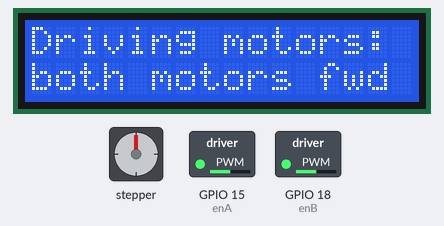
This program was run on a simulated Raspberry Pi (BCM pin numbers). Shown: 16×2 character LCD, stepper motor, switched loads named in the program (green lamp = pin HIGH). The stepper is drawn at 200 steps a turn; library files of the repository ran but are not shown: I2C_LCD_driver.py; pins used as bus, display or sensor lines are not drawn; what the program prints to the terminal is not drawn.

Above: at 0.5 s.
At 5.7 s:
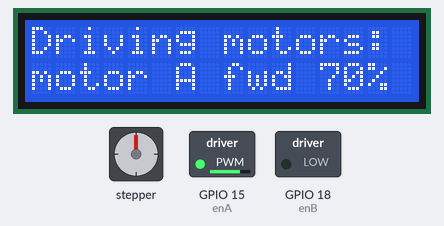
At 10.9 s:
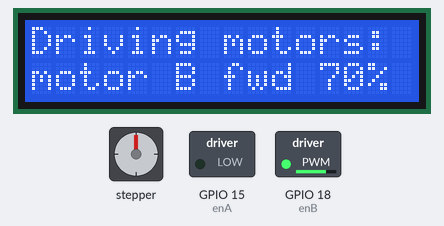
At 21.4 s:
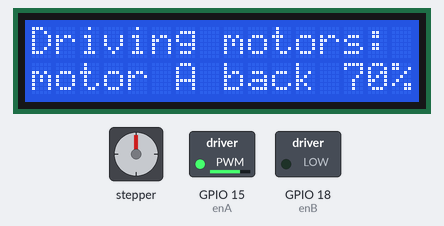
At 31.8 s:
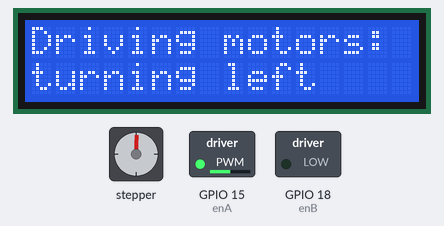
At 38.1 s:
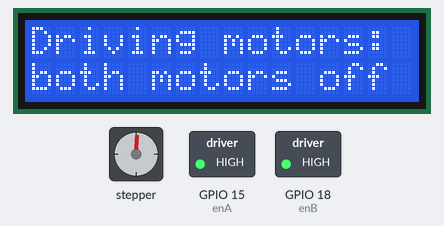
Timing chart, 0 to 39.6 s (numbered marks = the images above):
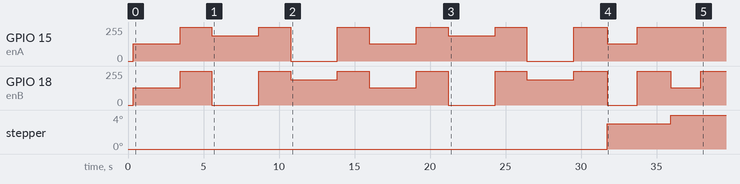

The program:

L298N_motors_LCD_PWM.py
```python
#!/usr/bin/python

# RPi PCB version of L298N_2motors_test01.py
# using a L298N to control the motors with PWM

# command to run:  python3 ./RPi_maker_PCB5/motor_control/drive_motors/L298N_motor_controller/L298N_motors_LCD_PWM.py


#+-+-+-+-+-+-+-+-+-+-+-+-+-+-+-+-+-+-+-+-+-+-+-+-+-+-+-+-+-+-+-+-+-+-+-+-+-+-+-+-+-+-+-+
#
# Raspberry Pi L298N more developed PWM motor functions but based upon the article at
#  http://www.instructables.com/id/Control-DC-and-stepper-motors-with-L298N-Dual-Moto/
#  which describes the L298N motor controller use with an Arduino Uno
#
#  N.B. depending upon how the motors are connected the motor direction
#    signals to the in1, in2, in3 nd in4 pins may need to be reversed
#
#+-+-+-+-+-+-+-+-+-+-+-+-+-+-+-+-+-+-+-+-+-+-+-+-+-+-+-+-+-+-+-+-+-+-+-+-+-+-+-+-+-+-+-+

def forward_pwm(dutycycleA, dutycycleB):   # A is right and B is left
    # separate duty cycles are set so that each motor can be fine tuned if they vary in performance
    # in1, in2, in3 and in4 to be adjusted so that both motors go fwd

    print ("forward " + str(dutycycleA) + " - " +str(dutycycleB))

    # set enA (right motor) with the PWM dutycycle
    pwm_enA.start(dutycycleA)
    # set in1 off and in2 on i.e. LOW - HIGH for forward motion
    GPIO.output(in1, 0)
    GPIO.output(in2, 1)

    # set enB (left motor) with the PWM dutycycle
    pwm_enB.start(dutycycleB)
    # set in3 off and in4 on -i.e. LOW - HIGH for forward motion
    GPIO.output(in3, 0)
    GPIO.output(in4, 1)

def backward_pwm(dutycycleA, dutycycleB):  # A is right and B is left
    # in1, in2, in3 and in4 to be adjusted so that both motors go back

    print ("backward " + str(dutycycleA) + " - " +str(dutycycleB))

    # set enA (right motor) with the PWM dutycycle
    pwm_enA.start(dutycycleA)
    # set in1 on and in2 off i.e. HIGH - LOW for backward motion
    GPIO.output(in1, 1)
    GPIO.output(in2, 0)

    # set enB (left motor) with the PWM dutycycle
    pwm_enB.start(dutycycleB)
    # set in3 on and in4 off i.e. HIGH - LOW for backward motion
    GPIO.output(in3, 1)
    GPIO.output(in4, 0)

def stop_pwm(mode):
    if mode == "brake":
        print ("brake stop")
        # motor braking
        # set enA with 100% PWM dutycycle
        pwm_enA.start(100)
        # set in1 off and in2 off i.e. LOW- LOW for no motion
        GPIO.output(in1, 0)
        GPIO.output(in2, 0)
        # set enB with 100% PWM dutycycle
        pwm_enB.start(100)
        # set in3 off and in4 off i.e. LOW- LOW for no motion
        GPIO.output(in3, 0)
        GPIO.output(in4, 0)

    elif mode == "coast":
        print ("coast stop")
        # coasting
        # set enA with 0% PWM dutycycle
        pwm_enA.start(0)
        # set in1 off and in2 off i.e. LOW- LOW for no motion
        GPIO.output(in1, 0)
        GPIO.output(in2, 0)
        # set enB with 0% PWM dutycycle
        pwm_enB.start(0)
        # set in3 off and in4 off i.e. LOW- LOW for no motion
        GPIO.output(in3, 0)
        GPIO.output(in4, 0)

def turnRight_pwm(turn_time, dutycycleB):   # left motor fwd & right motor off
    print ("turn Right " + str(turn_time) + " - " +str(dutycycleB))

    # set enA (right motor) with 0% PWM dutycycle
    pwm_enB.start(0)
    # set in1 off and in2 off i.e. LOW - LOW for no motion
    GPIO.output(in1, 0)
    GPIO.output(in2, 0)

    # set enB (left motor) with the passed PWM dutycycle
    pwm_enB.start(dutycycleB)
    # set in3 off and in4 on -i.e. LOW - HIGH for forward motion
    GPIO.output(in3, 0)
    GPIO.output(in4, 1)

    time.sleep(turn_time) # only run the motors for the set amount of turn_time seconds
    stop_pwm("brake")     # stop the motors after the turn

def turnLeft_pwm(turn_time, dutycycleA):   # right motor (A) fwd & left motor (B) off
    print ("turn Left " + str(turn_time) + " - " +str(dutycycleA))

    # set enB (left motor) with 0% PWM dutycycle
    pwm_enB.start(0)
    # set in3 off and in4 off i.e. LOW - LOW for no motion
    GPIO.output(in3, 0)
    GPIO.output(in4, 0)

    # set enA (right motor) with the passed PWM dutycycle
    pwm_enA.start(dutycycleA)
    # set in1 off and in2 on i.e. LOW - HIGH for forward motion
    GPIO.output(in1, 0)
    GPIO.output(in2, 1)

    time.sleep(turn_time) # only run the motors for the set amount of turn_time seconds
    stop_pwm("brake")     # stop the motors after the turn

def spinRight_pwm(spin_time, dutycycleA, dutycycleB):   # left motor (B) fwd & right motor (A) back
    print ("spin Right " + str(spin_time) + " - " +str(dutycycleA) + " - " +str(dutycycleB))

    # set enA (right motor) with the passed PWM dutycycle
    pwm_enA.start(dutycycleA)
    # set in1 on and in2 off i.e. HIGH - LOW for backward motion
    GPIO.output(in1, 1)
    GPIO.output(in2, 0)

    # set enB (left motor) with the passed PWM dutycycle
    pwm_enB.start(dutycycleB)
    # set in3 off and in4 on -i.e. LOW - HIGH for forward motion
    GPIO.output(in3, 0)
    GPIO.output(in4, 1)

    time.sleep(spin_time) # only run the motors for the set amount of spin_time seconds
    stop_pwm("brake")     # stop the motors after the spin

def spinLeft_pwm(spin_time, dutycycleA, dutycycleB):   # left motor back & right motor fwd
    print ("spin Left " + str(spin_time) + " - " +str(dutycycleA) + " - " +str(dutycycleB))

    # set enA (right motor) with the passed PWM dutycycle
    pwm_enA.start(dutycycleA)
    # set in1 off and in2 on i.e. LOW - HIGH for forward motion
    GPIO.output(in1, 0)
    GPIO.output(in2, 1)

    # set enB (left motor) with the passed PWM dutycycle
    pwm_enB.start(dutycycleB)
    # set in3 on and in4 off i.e. HIGH - LOW for backward motion
    GPIO.output(in3, 1)
    GPIO.output(in4, 0)

    time.sleep(spin_time) # only run the motors for the set amount of spin_time seconds
    stop_pwm("brake")     # stop the motors after the spin


#+-+-+-+-+-+-+-+-+-+-+-+-+-+-+-+-+-+-+-+-+-+-+-+-+-+-+-+-+-+-+-+-+-+-+-+-+-+-+-+-+-+-+-+
#
# main code
#
#+-+-+-+-+-+-+-+-+-+-+-+-+-+-+-+-+-+-+-+-+-+-+-+-+-+-+-+-+-+-+-+-+-+-+-+-+-+-+-+-+-+-+-+

# import the LCD driver code, initalise the LCD and clear the screen
import I2C_LCD_driver
mylcd = I2C_LCD_driver.lcd()
mylcd.lcd_clear()  # clear LCD screen

import RPi.GPIO as GPIO # Import the GPIO Library
import time # Import the Time library

# Set the GPIO modes
GPIO.setmode(GPIO.BCM)
GPIO.setwarnings(False)

# L298N setup code
# Define Outputs from RPi to L298N - variable names are as per the L298N pin labels
# the IN1-IN4 pins 'borrow' the PCB stepper motor / SPI connections on the 7P female connector
# enA and enB use two of the spare GPIO pins
enA = 15   # this will be a software set PWM pin
in1 = 8
in2 = 11
enB = 18   # this will be a software set PWM pin
in3 = 9
in4 = 10

# Set the GPIO Pin mode
GPIO.setup(enA, GPIO.OUT)
GPIO.setup(in1, GPIO.OUT)
GPIO.setup(in2, GPIO.OUT)
GPIO.setup(enB, GPIO.OUT)
GPIO.setup(in3, GPIO.OUT)
GPIO.setup(in4, GPIO.OUT)

# set the various PWM parameters
# How many times to turn the GPIO pin on and off each second
Frequency = 20      # usually 20
# How long the GPIO pin stays on each cycle, as a percent
# Setting the duty cycle to 0 means the motors will not turn
DutyCycleA = 50     # usually 30 for a quite slow turn rate
DutyCycleB = 50     # usually 30 for a quite slow turn rate
Stop = 0

# turn and spin times i.e. the times the motors are 'on' to effect a turn or spin
TurnTime = 2      # usually 0.5 for an actual turn
SpinTime = 2      # usually 0.5 for an actual spin

pwm_enA = GPIO.PWM(enA, Frequency)  # set the enA pin as a software set PWM pin
pwm_enB = GPIO.PWM(enB, Frequency)  # set the enB pin as a software set PWM pin
# Start the software PWM pins with a duty cycle of 0 (i.e. motors not moving)
pwm_enA.start(0)
pwm_enB.start(0)


# Turn all motors off
stop_pwm("coast")
mylcd.lcd_clear()  # clear LCD screen
mylcd.lcd_display_string("Driving motors:", 1, 0)   # display at row 1 column 0
mylcd.lcd_display_string("both motors off", 2, 0)   # display at row 2 column 0

forward_pwm(DutyCycleA, DutyCycleB)
mylcd.lcd_clear()  # clear LCD screen
mylcd.lcd_display_string("Driving motors:", 1, 0)   # display at row 1 column 0
mylcd.lcd_display_string("both motors fwd", 2, 0)   # display at row 2 column 0
time.sleep(3)
stop_pwm("brake")
mylcd.lcd_clear()  # clear LCD screen
mylcd.lcd_display_string("Driving motors:", 1, 0)   # display at row 1 column 0
mylcd.lcd_display_string("both motors off", 2, 0)   # display at row 2 column 0
time.sleep(2)

forward_pwm(75, 0)
mylcd.lcd_clear()  # clear LCD screen
mylcd.lcd_display_string("Driving motors:", 1, 0)   # display at row 1 column 0
mylcd.lcd_display_string("motor A fwd 70%", 2, 0)   # display at row 2 column 0
time.sleep(3)
stop_pwm("brake")
mylcd.lcd_clear()  # clear LCD screen
mylcd.lcd_display_string("Driving motors:", 1, 0)   # display at row 1 column 0
mylcd.lcd_display_string("both motors off", 2, 0)   # display at row 2 column 0
time.sleep(2)

forward_pwm(0, 75)
mylcd.lcd_clear()  # clear LCD screen
mylcd.lcd_display_string("Driving motors:", 1, 0)   # display at row 1 column 0
mylcd.lcd_display_string("motor B fwd 70%", 2, 0)   # display at row 2 column 0
time.sleep(3)
stop_pwm("brake")
mylcd.lcd_clear()  # clear LCD screen
mylcd.lcd_display_string("Driving motors:", 1, 0)   # display at row 1 column 0
mylcd.lcd_display_string("both motors off", 2, 0)   # display at row 2 column 0
time.sleep(2)

backward_pwm(DutyCycleA, DutyCycleB)
mylcd.lcd_clear()  # clear LCD screen
mylcd.lcd_display_string("Driving motors:", 1, 0)   # display at row 1 column 0
mylcd.lcd_display_string("both motors back", 2, 0)   # display at row 2 column 0
time.sleep(3)
stop_pwm("brake")
mylcd.lcd_clear()  # clear LCD screen
mylcd.lcd_display_string("Driving motors:", 1, 0)   # display at row 1 column 0
mylcd.lcd_display_string("both motors off", 2, 0)   # display at row 2 column 0
time.sleep(2)

backward_pwm(75, 0)
mylcd.lcd_clear()  # clear LCD screen
mylcd.lcd_display_string("Driving motors:", 1, 0)   # display at row 1 column 0
mylcd.lcd_display_string("motor A back 70%", 2, 0)   # display at row 2 column 0
time.sleep(3)
stop_pwm("brake")
mylcd.lcd_clear()  # clear LCD screen
mylcd.lcd_display_string("Driving motors:", 1, 0)   # display at row 1 column 0
mylcd.lcd_display_string("both motors off", 2, 0)   # display at row 2 column 0
time.sleep(2)

backward_pwm(0, 75)
mylcd.lcd_clear()  # clear LCD screen
mylcd.lcd_display_string("Driving motors:", 1, 0)   # display at row 1 column 0
mylcd.lcd_display_string("motor B back 70%", 2, 0)   # display at row 2 column 0
time.sleep(3)
stop_pwm("brake")
mylcd.lcd_clear()  # clear LCD screen
mylcd.lcd_display_string("Driving motors:", 1, 0)   # display at row 1 column 0
mylcd.lcd_display_string("both motors off", 2, 0)   # display at row 2 column 0
time.sleep(2)

mylcd.lcd_clear()  # clear LCD screen
mylcd.lcd_display_string("Driving motors:", 1, 0)   # display at row 1 column 0
mylcd.lcd_display_string("turning left", 2, 0)   # display at row 2 column 0
turnLeft_pwm(TurnTime, DutyCycleA)
mylcd.lcd_clear()  # clear LCD screen
mylcd.lcd_display_string("Driving motors:", 1, 0)   # display at row 1 column 0
mylcd.lcd_display_string("both motors off", 2, 0)   # display at row 2 column 0
time.sleep(2)


mylcd.lcd_clear()  # clear LCD screen
mylcd.lcd_display_string("Driving motors:", 1, 0)   # display at row 1 column 0
mylcd.lcd_display_string("turning right", 2, 0)   # display at row 2 column 0
turnRight_pwm(TurnTime, DutyCycleB)
mylcd.lcd_clear()  # clear LCD screen
mylcd.lcd_display_string("Driving motors:", 1, 0)   # display at row 1 column 0
mylcd.lcd_display_string("both motors off", 2, 0)   # display at row 2 column 0
time.sleep(2)


mylcd.lcd_clear()  # clear LCD screen
mylcd.lcd_display_string("Driving motors:", 1, 0)   # display at row 1 column 0
mylcd.lcd_display_string("spinning left", 2, 0)   # display at row 2 column 0
spinLeft_pwm(SpinTime, DutyCycleA, DutyCycleB)
mylcd.lcd_clear()  # clear LCD screen
mylcd.lcd_display_string("Driving motors:", 1, 0)   # display at row 1 column 0
mylcd.lcd_display_string("both motors off", 2, 0)   # display at row 2 column 0
time.sleep(2)


mylcd.lcd_clear()  # clear LCD screen
mylcd.lcd_display_string("Driving motors:", 1, 0)   # display at row 1 column 0
mylcd.lcd_display_string("spinning right", 2, 0)   # display at row 2 column 0
spinRight_pwm(SpinTime, DutyCycleA, DutyCycleB)
mylcd.lcd_clear()  # clear LCD screen
mylcd.lcd_display_string("Driving motors:", 1, 0)   # display at row 1 column 0
mylcd.lcd_display_string("both motors off", 2, 0)   # display at row 2 column 0
time.sleep(2)

mylcd.lcd_clear()  # clear LCD screen
mylcd.lcd_display_string("Program ended", 1, 1)     # display at row 1 column 1

time.sleep(2)
mylcd.lcd_clear()  # clear LCD screen
mylcd.backlight(0) # turn off LCD backlight
```

Measured:
- by itself, stepper: goes 3° 4.2 s, then 4°
- by itself, GPIO 18 (enB): 0/255 → 128/255 at 0.34 s, → 255/255 3.1 s later, → 0/255 2.1 s later, → 255/255 3.1 s later, … (16 changes in this stretch)
- by itself, GPIO 15 (enA): 0/255 → 128/255 at 0.34 s, → 255/255 3.1 s later, → 191/255 2.1 s later, → 255/255 3.1 s later, … (14 changes in this stretch)
- what the display in image 0 shows lasts 3.2 s, from 0.4 s to 3.6 s
- what the display in image 4 shows lasts 2.1 s, from 31.7 s to 33.8 s
